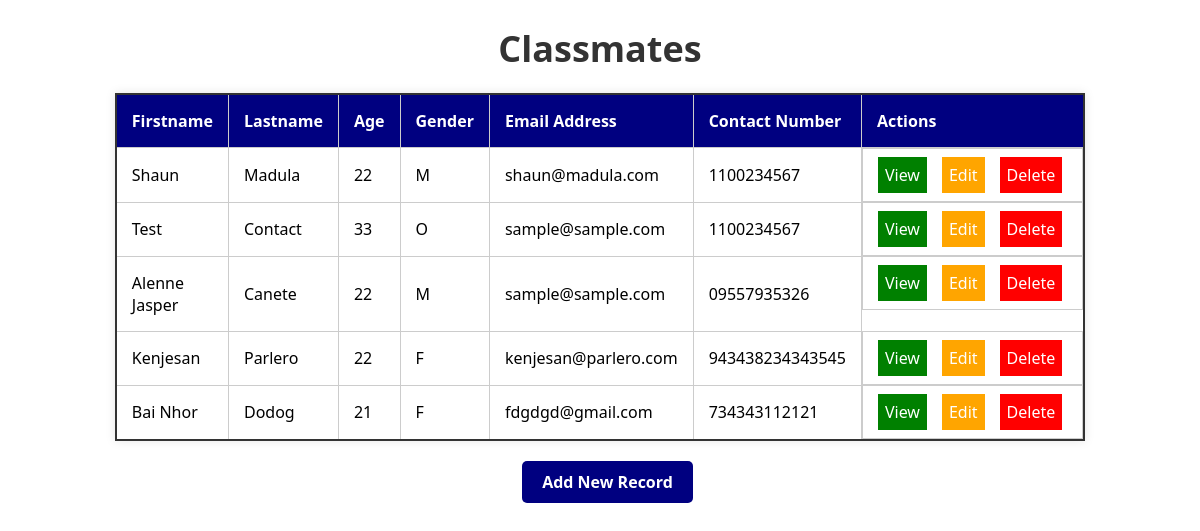
The page /classmate/ on the database its author committed.
### classmates/models.py (models this page shows, shortened)
class Classmate(models.Model):
    GENDER_CHOICES = [
        ('M', 'Male'),
        ('F', 'Female'),
        ('O', 'Other'),
    ]
    firstname = models.CharField(max_length=200)
    lastname = models.CharField(max_length=200)
    age = models.IntegerField()
    address = models.EmailField(blank=True, null=True)
    contact_number = models.CharField(max_length=15, blank=True, null=True)
    gender = models.CharField(max_length=1, choices=GENDER_CHOICES, blank=True, null=True)

### classmates/views.py (the view)
# urls.py: path('', views.ClassmateList.as_view(), name='classmate_list'),
class ClassmateList(ListView):
    model = Classmate

### classmates/templates/classmates/classmate_list.html (shortened to what this page needs)
<!DOCTYPE html>
<html lang="en">
<head>
</head>
<body>
    <h1>Classmates</h1>
    <table>
        <thead>
            <tr>
                <th>Firstname</th>
                <th>Lastname</th>
                <th>Age</th>
                <th>Gender</th>
                <th>Email Address</th>
                <th>Contact Number</th>
                <th>Actions</th>
            </tr>
        </thead>
        <tbody>
            {% for classmate in object_list %}
                <tr>
                    <td>{{ classmate.firstname }}</td>
                    <td>{{ classmate.lastname }}</td>
                    <td>{{ classmate.age }}</td>
                    <td>{{ classmate.gender }}</td>
                    <td>{{ classmate.address }}</td>
                    <td>{{ classmate.contact_number }}</td>
                    <td class="actions-container">
                        <div class="view-container"><a href="{% url "classmate_view" classmate.id %}">View</a></div>
                        <div class="edit-container"><a href="{% url "classmate_edit" classmate.id %}">Edit</a></div>
                        <div class="delete-container"><a href="{% url "classmate_delete" classmate.id %}">Delete</a></div>
                    </td>
                </tr>
            {% endfor %}
        </tbody>
    </table>
    <a href="{% url "classmate_new" %}" class="new-button">Add New Record</a>
</body>
</html>

### classmates/templates/classmates/classmate_list.html (style rules this page uses)
body { font-family: 'Segoe UI', Tahoma, Geneva, Verdana, sans-serif; text-align: center; margin: 0; padding: 0; box-sizing: border-box; animation: gradient 10s infinite alternate; background-image: url('https://www.pngall.com/wp-content/uploads/3/Crowd-Silhouette-PNG-File.png'); background-size: cover; background-position: center; background-repeat: no-repeat; height: 100vh; overflow: hidden; }
h1 { color: #333; margin-bottom: 20px; font-size: 36px; font-weight: bold; }
table { border-collapse: collapse; width: 80%; margin: 20px auto; border: 2px solid #333; background-color: #fff; box-shadow: 0 0 10px rgba(0, 0, 0, 0.1); }
th, td { border: 1px solid #ccc; padding: 15px; text-align: left; }
th { background-color: #000080; color: white; text-transform: capitalize; font-weight: bold; }
a { text-decoration: none; padding: 7px; margin-right: 5px; }
.actions-container { display: flex; gap: 10px; }
.view-container a { background-color: #008000; color: white; }
.edit-container a { background-color: #ffa500; color: white; }
.delete-container a { background-color: #ff0000; color: white; }
.new-button { display: inline-block; margin-left: 20px; background-color: #000080; color: white; padding: 10px 20px; border: none; border-radius: 5px; text-decoration: none; font-size: 16px; font-weight: bold; transition: background-color 0.3s; }
thead tr { text-align: center; }
tbody tr { text-align: center; }

### rows shown on the page
Classmate: firstname "Shaun", lastname "Madula", age "22", gender "M", address "shaun@madula.com", contact_number "1100234567"
Classmate: firstname "Test", lastname "Contact", age "33", gender "O", address "sample@sample.com", contact_number "1100234567"
Classmate: firstname "Alenne Jasper", lastname "Canete", age "22", gender "M", address "sample@sample.com", contact_number "09557935326"
Classmate: firstname "Kenjesan", lastname "Parlero", age "22", gender "F", address "kenjesan@parlero.com", contact_number "943438234343545"
Classmate: firstname "Bai Nhor", lastname "Dodog", age "21", gender "F", address "fdgdgd@gmail.com", contact_number "734343112121"
